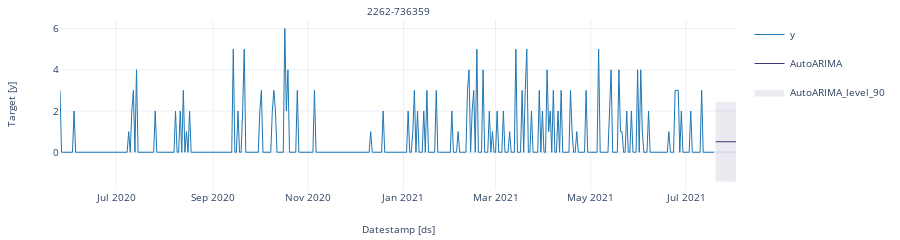

The notebook cell this image was saved under:
### Code cell
sf.plot(train, forecast_df, level=[90])

### Figure 1 — Plotly figure (JSON) as saved in the notebook; plotly's stock layout.template omitted (floating-point values rounded to 4 significant figures; data arrays with more than 128 entries replaced by an {"elided": "..."} marker saying what was removed)
{"data": [{"legendgroup": "y", "line": {"color": "#1f77b4", "width": 1}, "mode": "lines", "name": "y", "showlegend": true, "type": "scatter", "x": {"elided": "420 str values"}, "xaxis": "x", "y": {"elided": "420 int values"}, "yaxis": "y"}, {"legendgroup": "AutoARIMA", "line": {"color": "#393b79", "width": 1}, "mode": "lines", "name": "AutoARIMA", "showlegend": true, "type": "scatter", "x": ["2021-07-20T00:00:00", "2021-07-21T00:00:00", "2021-07-22T00:00:00", "2021-07-23T00:00:00", "2021-07-24T00:00:00", "2021-07-25T00:00:00", "2021-07-26T00:00:00", "2021-07-27T00:00:00", "2021-07-28T00:00:00", "2021-07-29T00:00:00", "2021-07-30T00:00:00", "2021-07-31T00:00:00", "2021-08-01T00:00:00", "2021-08-02T00:00:00"], "xaxis": "x", "y": [0.5105, 0.5105, 0.5103, 0.5103, 0.5103, 0.4867, 0.5104, 0.5105, 0.5105, 0.5105, 0.5105, 0.5105, 0.5104, 0.5105], "yaxis": "y"}, {"fill": "toself", "fillcolor": "#393b79", "legendgroup": "AutoARIMA_level_90", "line": {"color": "#393b79", "width": 1}, "mode": "lines", "name": "AutoARIMA_level_90", "opacity": 0.1, "showlegend": true, "type": "scatter", "x": ["2021-07-20T00:00:00.000000000", "2021-07-21T00:00:00.000000000", "2021-07-22T00:00:00.000000000", "2021-07-23T00:00:00.000000000", "2021-07-24T00:00:00.000000000", "2021-07-25T00:00:00.000000000", "2021-07-26T00:00:00.000000000", "2021-07-27T00:00:00.000000000", "2021-07-28T00:00:00.000000000", "2021-07-29T00:00:00.000000000", "2021-07-30T00:00:00.000000000", "2021-07-31T00:00:00.000000000", "2021-08-01T00:00:00.000000000", "2021-08-02T00:00:00.000000000", "2021-08-02T00:00:00.000000000", "2021-08-01T00:00:00.000000000", "2021-07-31T00:00:00.000000000", "2021-07-30T00:00:00.000000000", "2021-07-29T00:00:00.000000000", "2021-07-28T00:00:00.000000000", "2021-07-27T00:00:00.000000000", "2021-07-26T00:00:00.000000000", "2021-07-25T00:00:00.000000000", "2021-07-24T00:00:00.000000000", "2021-07-23T00:00:00.000000000", "2021-07-22T00:00:00.000000000", "2021-07-21T00:00:00.000000000", "2021-07-20T00:00:00.000000000"], "xaxis": "x", "y": [2.41, 2.411, 2.412, 2.413, 2.414, 2.391, 2.416, 2.417, 2.418, 2.419, 2.42, 2.421, 2.422, 2.423, -1.402, -1.401, -1.4, -1.399, -1.398, -1.397, -1.396, -1.395, -1.418, -1.393, -1.392, -1.391, -1.39, -1.389], "yaxis": "y"}], "layout": {"annotations": [{"font": {"size": 10}, "showarrow": false, "text": "2262-736359", "x": 0.5, "xanchor": "center", "xref": "paper", "y": 1, "yanchor": "bottom", "yref": "paper"}, {"font": {"size": 10}, "showarrow": false, "text": "Datestamp [ds]", "x": 0.5, "xanchor": "center", "xref": "paper", "y": 0, "yanchor": "top", "yref": "paper", "yshift": -30}, {"font": {"size": 10}, "showarrow": false, "text": "Target [y]", "textangle": -90, "x": 0, "xanchor": "right", "xref": "paper", "xshift": -40, "y": 0.5, "yanchor": "middle", "yref": "paper"}], "autosize": true, "font": {"size": 10}, "height": 150, "margin": {"b": 50, "l": 60, "r": 10, "t": 20}, "xaxis": {"anchor": "y", "domain": [0, 1], "showticklabels": true, "visible": true}, "yaxis": {"anchor": "x", "domain": [0, 1]}}}
